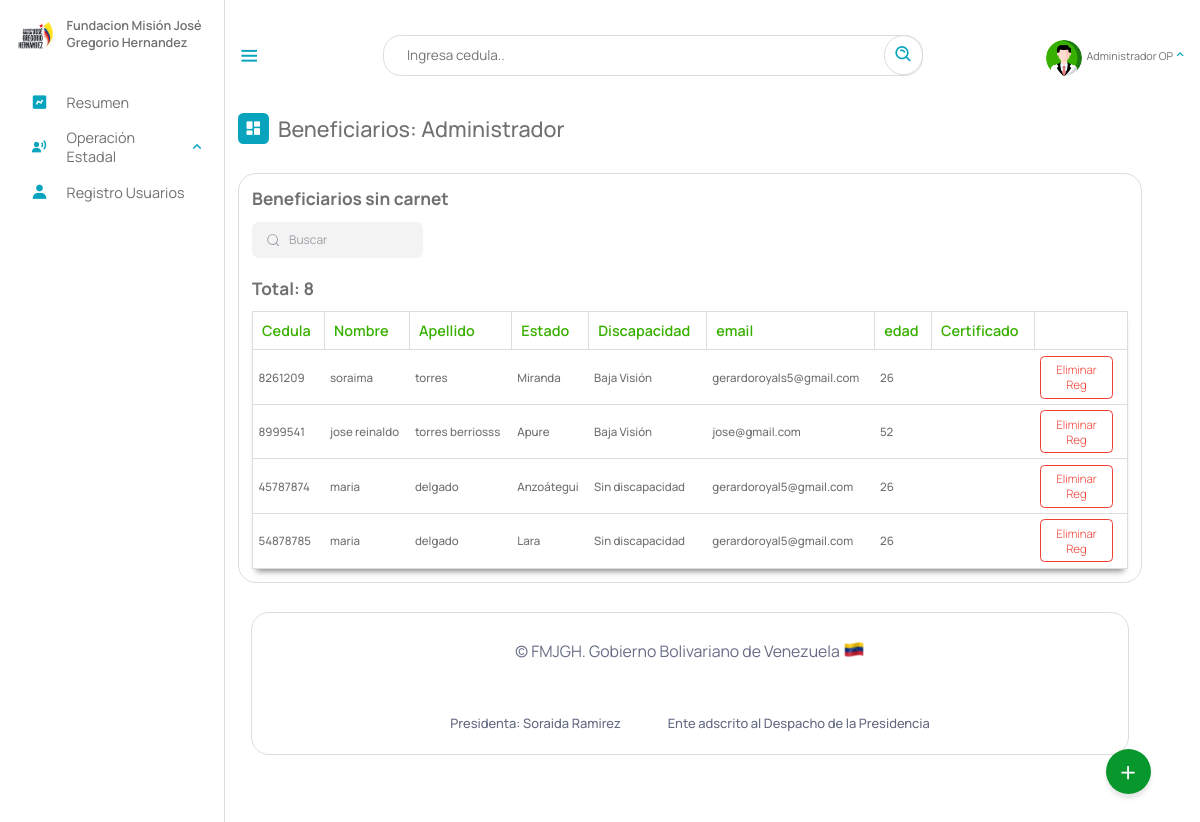
Page /Escritorio/sincarnet.php (signed in) on the earlier database version.
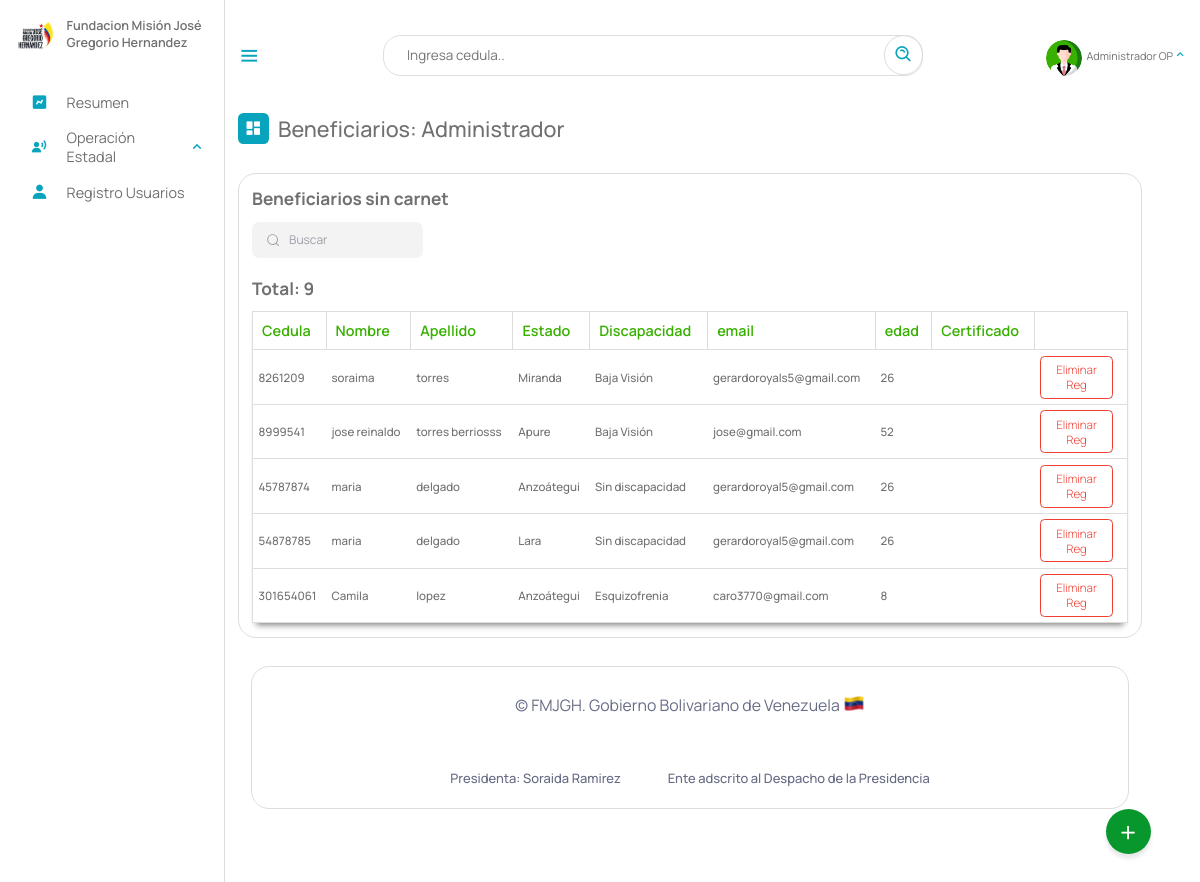
Same page on the later database version.
### tables this page shows
CREATE TABLE `beneficiario` (
  `cedula` int(12) NOT NULL,
  `nombre` text NOT NULL,
  `apellido` text NOT NULL,
  `fecha_naci` date NOT NULL,
  `email` varchar(50) NOT NULL,
  `telefono` varchar(12) NOT NULL,
  `nacionalidad` char(2) NOT NULL,
  `edad` int(2) NOT NULL,
  `sexo` char(1) NOT NULL,
  `edo_civil` text NOT NULL,
  `nro_hijo` int(2) DEFAULT NULL,
  `estado` varchar(10) NOT NULL,
  `municipio` varchar(20) NOT NULL,
  `parroquia` varchar(10) NOT NULL,
  `discapacidad` varchar(10) NOT NULL,
  `atencion_solicitada` varchar(10) NOT NULL,
  `certificado` varchar(50) DEFAULT NULL,
  `registrado_por` text DEFAULT NULL,
  `fecha_registro` date NOT NULL,
  PRIMARY KEY (`cedula`),
  KEY `estado` (`estado`),
  KEY `discapacidad` (`discapacidad`),
  KEY `atencion_solicitada` (`atencion_solicitada`),
  KEY `municipio` (`municipio`),
  KEY `parroquia` (`parroquia`),
  CONSTRAINT `beneficiario_ibfk_1` FOREIGN KEY (`estado`) REFERENCES `estados` (`id_estados`) ON DELETE CASCADE,
  CONSTRAINT `beneficiario_ibfk_2` FOREIGN KEY (`municipio`) REFERENCES `municipios` (`id_municipios`) ON DELETE CASCADE,
  CONSTRAINT `beneficiario_ibfk_3` FOREIGN KEY (`parroquia`) REFERENCES `parroquia` (`id`) ON DELETE CASCADE ON UPDATE CASCADE,
  CONSTRAINT `beneficiario_ibfk_4` FOREIGN KEY (`discapacidad`) REFERENCES `discapacid_e` (`id_e`) ON DELETE CASCADE,
  CONSTRAINT `beneficiario_ibfk_5` FOREIGN KEY (`atencion_solicitada`) REFERENCES `tipoatencion` (`id`) ON DELETE CASCADE
);

CREATE TABLE `estados` (
  `id_estados` varchar(10) NOT NULL,
  `nombre_estado` text NOT NULL,
  `codigo` varchar(255) NOT NULL,
  PRIMARY KEY (`id_estados`)
);

CREATE TABLE `discapacid_e` (
  `nombre_e` text NOT NULL,
  `id_e` varchar(10) NOT NULL,
  `general` varchar(10) NOT NULL,
  PRIMARY KEY (`id_e`),
  KEY `general` (`general`),
  CONSTRAINT `discapacid_e_ibfk_1` FOREIGN KEY (`general`) REFERENCES `discapacid` (`id_disca`) ON DELETE CASCADE
);

### php/01-discapacitados.php (called while the page is built, shortened)
<?php
include_once("ManejadorBD.php");
class Discapacitados extends ManejadorBD
{
	private $cnn;
	public function __construct($tipoConexion)
	{
		$this->cnn = parent::conectar($tipoConexion);
	}
	public function consultageneral()
	{
		try {
			$stmt = $this->cnn->prepare("SELECT beneficiario.cedula, beneficiario.nombre, beneficiario.apellido, estados.nombre_estado, discapacid_e.nombre_e , beneficiario.telefono, beneficiario.edad, beneficiario.email, beneficiario.certificado, beneficiario.registrado_por FROM `beneficiario`,estados, discapacid_e WHERE beneficiario.estado = estados.id_estados AND beneficiario.discapacidad = discapacid_e.id_e");
			$stmt->setFetchMode(PDO::FETCH_ASSOC);
			$stmt->execute();
			return $stmt->fetchAll();
		} catch (PDOException $error) {
			echo "Error: ejecutando consulta SQL." . $error->getMessage();
			exit();
		}
	}
	public function consultageneralsincarnet()
	{
		try {
			$stmt = $this->cnn->prepare("SELECT cedula, nombre, apellido, estados.nombre_estado, discapacid_e.nombre_e , telefono, edad, email, certificado FROM `beneficiario` , estados, discapacid_e WHERE certificado = ''and beneficiario.estado = estados.id_estados and beneficiario.discapacidad = discapacid_e.id_e; ");
			$stmt->setFetchMode(PDO::FETCH_ASSOC);
			$stmt->execute();
			return $stmt->fetchAll();
		} catch (PDOException $error) {
			echo "Error: ejecutando consulta SQL." . $error->getMessage();
			exit();
		}
	}
}

### php/ManejadorBD.php (called while the page is built, shortened)
<?php
	class ManejadorBD extends PDO {
		public $srv	= SRV;
		public $usr	= USR;
		public $pas	= PAS;
		public $dbn	= BDN;
		public function conectar($tipoConexion){
			try{
				switch ($tipoConexion) {
				    case 1:
				        $dsn = "mysql:host=$this->srv;dbname=$this->dbn";
				        break;
				}
				$dbh = new PDO($dsn, $this->usr, $this->pas);
    			$dbh->setAttribute(PDO::ATTR_ERRMODE, PDO::ERRMODE_EXCEPTION);
			}catch(PDOException $error){
                echo "Error al Conectar con la Base de Datos: ".$error->getMessage();
                exit();
			}
            $this->conexionBD = $dbh;
			return $this->conexionBD;
		}
	}
?>

### Escritorio/sincarnet.php (the view, shortened to what this page needs)
<?php
include_once("partearriba.php");
?>
<div class="dash-contenido">
    <div class="overview">
        <div class="titulo">
            <i class='bx bxs-dashboard'> </i>
            <span class="link-name">Beneficiarios: <?php echo $rol ?></span>
        </div>
    </div>
    <div class="tabla-atencion">
            <h2>Beneficiarios sin carnet</h2>
            <div class="group">
  <input placeholder="Buscar" id= "buscador" type="search" class="inputt">
</div>
<br>
            <h2>Total: <?php
             include_once("../php/01-discapacitados.php");
             $aten = new Discapacitados (1);
             $consulta = $aten->consultageneral();
             $cantidadRegistros = count($consulta);
             echo $cantidadRegistros;?></h2>
            <table>
                <thead>
                    <tr>
                        <th>Cedula</th>
                        <th>Nombre</th>
                        <th>Apellido</th>
                        <th>Estado</th>
                        <th>Discapacidad</th>
                        <th>email</th>
                        <th>edad</th>
                        <th>Certificado</th>
                        <th></th>
                    </tr>
                </thead>
                <tbody id="scr">
                    <?php
                        include_once("../php/01-discapacitados.php");
                        $aten = new Discapacitados (1);
                        $consulta = $aten->consultageneralsincarnet();
                        if ($consulta){
                        foreach($consulta as $registros){
                     ?>
                    <tr>
                        <td><?php echo $registros["cedula"] ?></td>
                        <td><?php echo $registros["nombre"] ?></td>
                        <td><?php echo $registros["apellido"] ?></td>
                        <td><?php echo $registros["nombre_estado"] ?></td>
                        <td><?php echo $registros["nombre_e"] ?></td>
                        <td><?php echo $registros["email"] ?></td>
                        <td><?php echo $registros["edad"] ?></td>
                        <td><?php echo $registros["certificado"] ?></td>
                        <td><a href="eliminar/eliminarbeneficiario.php?cedula=<?php echo $registros["cedula"]?>" class="eliminar">Eliminar Reg</a></td>
                    </tr>
                    <?php
                    }
                        }
                    ?>
                </tbody>
            </table>
        </div>
<?php
 include_once("parteabajo.php");
?>

Differences in the rows shown:
added beneficiario: cedula "301654061", nombre "Camila", apellido "lopez", estado.nombre_estado "Anzoátegui", discapacidad.nombre_e "Esquizofrenia", email "caro3770@gmail.com", edad "8"
Other differences:
$cantidadRegistros: "8" → "9"
